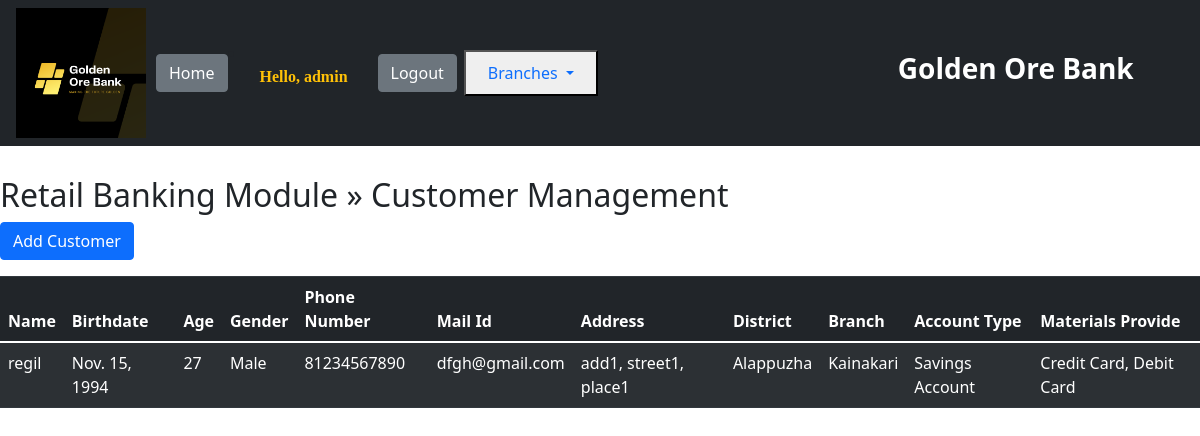
Page /finalapp/ (signed in) on the committed database.
### finalapp/models.py (models this page shows, shortened)
class Person(models.Model):
    name = models.CharField(max_length=100)
    birthdate = models.DateField()
    age = models.IntegerField()
    gender = models.CharField(choices = (('Male','Male'), ('Female','Female'),('Does not wish to specify','Does not wish to specify')), max_length=50)
    phone_num = models.CharField(max_length=13)
    mail_id = models.EmailField()
    address = models.TextField(max_length=250)
    district = models.ForeignKey(District, on_delete=models.SET_NULL, null=True)
    branch = models.ForeignKey(Branch, on_delete=models.SET_NULL, null=True)
    accounttype = models.CharField(choices = (('Savings Account','Savings Account'), ('Current Account','Current Account'),('Demat Account','Demat Account')), max_length=20)
    creditcard = models.BooleanField(default=False)
    debitcard = models.BooleanField(default=False)

class District(models.Model):
    name = models.CharField(max_length=30)

class Branch(models.Model):
    district = models.ForeignKey(District, on_delete=models.CASCADE)
    name = models.CharField(max_length=30)

### finalapp/views.py (the view)
# urls.py: path('', views.PersonListView.as_view(), name='person_changelist'),
class PersonListView(ListView):
    model = Person
    context_object_name = 'people'

### finalapp/templates/finalapp/person_list.html
{% extends 'base.html' %}
{% block content %}
  <h2>Retail Banking Module » Customer Management</h2>
{% if user.is_authenticated %}
  <p>
    <a href="{% url 'person_add' %}"><button class="btn btn-primary">Add Customer</button></a>
  </p>
  <table class="table table-striped table-dark">
    <thead>
      <tr>
        <th>Name</th>
        <th>Birthdate</th>
        <th>Age</th>
        <th>Gender</th>
        <th>Phone Number</th>
        <th>Mail Id</th>
        <th>Address</th>
        <th>District</th>
        <th>Branch</th>
        <th>Account Type</th>
        <th>Materials Provide</th>
      </tr>
    </thead>
    <tbody>
      {% for person in people %}
        <tr>
          <td>{{ person.name }}</td>
          <td>{{ person.birthdate }}</td>
          <td>{{ person.age }}</td>
          <td>{{ person.gender }}</td>
          <td>{{ person.phone_num }}</td>
          <td>{{ person.mail_id }}</td>
          <td>{{ person.address }}</td>
          <td>{{ person.district.name }}</td>
          <td>{{ person.branch.name }}</td>
          <td>{{ person.accounttype }}</td>
          {% if person.creditcard %}
            {% if person.debitcard %}
              <td>Credit Card, Debit Card</td>
            {% else %}
              <td>Credit Card</td>
            {% endif %}
          {% else %}
            {% if person.deb_given %}
              <td>Debit Card</td>
            {% else %}
              <td>No Materials  Needed</td>
            {% endif %}
          {% endif %}
        </tr>
      {% empty %}
        <tr>
          <td colspan="4">No Customers in the database. <a href="{% url 'person_add' %}">Add the first Customer</a>.</td>
        </tr>
      {% endfor %}
    </tbody>
  </table>
{% else %}
<div class="alert alert-warning" role="alert">
  Pleasw<a href="{% url 'login' %}" class="alert-link">Login</a> to view customers/add new customers
</div>
{% endif %}
{% endblock %}

### templates/base.html (shortened to what this page needs)
{% load static %}
<!doctype html>
<html lang="en-us">
  <head>
    <link rel="stylesheet" href="https://cdn.jsdelivr.net/npm/bootstrap@4.0.0/dist/css/bootstrap.min.css">
    <link rel="stylesheet" href="{% static 'style.css' %}">
    <link href="{% static 'css/bootstrap.min.css' %}" rel="stylesheet">
  </head>
  <body>
    <nav class="navbar navbar-dark bg-dark" style = 'display:flex;align-items:left;justify-content:left;margin-bottom:30px'>
        <a href="/"><img src="{% static 'img/bank_logo.png' %}" alt="logoimage" width="130px" height="130px"></a>
        <a href='/'>
           <button class="btn btn-secondary" href=""style="margin-left:10px">Home</button>
        </a>
        {% if user.is_authenticated %}
            <li>
                <ul style="color:rgb(255, 193, 7);font-family:cursive"><b>Hello, {{user.username}}</b></ul>
            </li>
             <a href='logout/' style="margin-left:20px">
               <button class="btn btn-secondary" href="logout/" style="margin-left:10px">Logout</button>
           </a>
        {% endif %}
         <button style="margin-left:7px" class="nav-item dropdown">
          <a class="nav-link dropdown-toggle" href="" role="button" data-bs-toggle="dropdown" aria-expanded="false">
            Branches
          </a>
        </button>
    <h3 style ="margin-left:300px; color: white"><b> Golden Ore Bank</b></h3>
</nav>
    {% block content %}
    {% endblock %}
  </body>
</html>

### rows in the picture
Person: name "regil", birthdate "Nov. 15, 1994", age "27", gender "Male", phone_num "81234567890", mail_id "dfgh@gmail.com", address "add1, street1, place1", district.name "Alappuzha", branch.name "Kainakari", accounttype "Savings Account", creditcard "Credit Card, Debit Card"

### other values in the picture
{{ user.username }} "admin"
